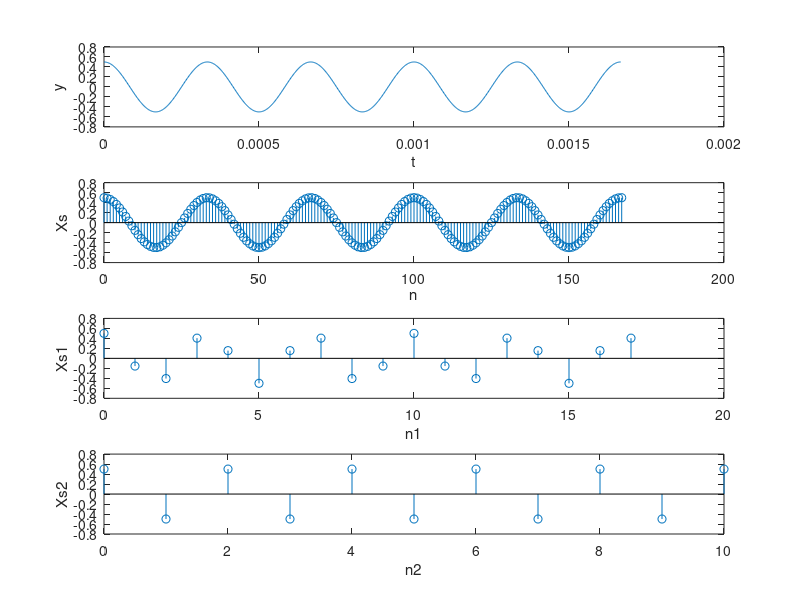

Write MATLAB code to recreate this figure.
%assign 1
f=3e3;
t=linspace(0,5/f,1000);
A=0.5;
y=A.*cos(2*pi*f*t);
subplot(4,1,1);
plot(t,y);
xlabel("t");
ylabel("y");

Fs=1e5;
f=3e3;
n=0:1:ceil(5*Fs/f);
A=0.5;
Xs = A.*cos(2*pi*f*n*(1/Fs));
subplot(4,1,2);
stem(n,Xs);
xlabel("n");
ylabel("Xs");

Fs1=1e4;
n1=0:1:ceil(5*Fs1/f);
Xs1 = A.*cos(2*pi*f*n1*(1/Fs1));
subplot(4,1,3);
stem(n1,Xs1);
xlabel("n1");
ylabel("Xs1");

Fs2=6e3;
n2=0:1:ceil(5*Fs2/f);
Xs2 = A.*cos(2*pi*f*n2*(1/Fs2));
subplot(4,1,4);
stem(n2,Xs2);
xlabel("n2");
ylabel("Xs2");



